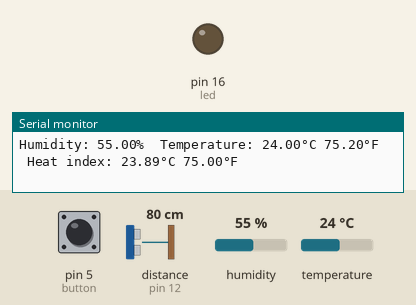
Recording of a sketch running on a simulated Arduino Uno, built with avr-gcc and run on an emulated ATmega328P. Parts: output pins drawn as LEDs (lit = HIGH), the last lines printed to the serial monitor. Dashed ring = blinking. Inputs (shaded band) come from the test bench; at power-on: temperature 24 °C, pin 5 (button) HIGH, distance to the obstacle (sensor on pin 12) 80 cm, humidity 55 %. The echo pulse lasts 58.3 µs per cm; pins used as bus, display or sensor lines are not drawn.

Above: at 3.2 s.
3.3 s: temperature set to 34 °C
5.0 s: temperature set to 37 °C
At 5.99 s:
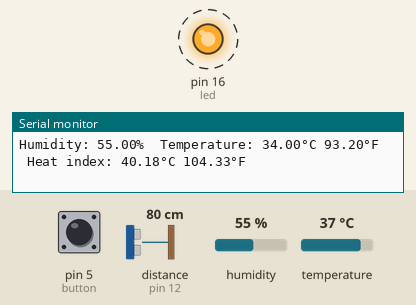
11.7 s: pin 5 (button) pulled LOW for 1.5 s
15.2 s: temperature set to 12 °C
17.8 s: temperature set to 41 °C
At 21.71 s:
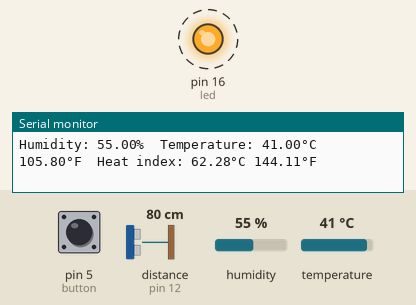
Timing chart, 0 to 25.7 s (numbered marks = the images above; inputs shaded):
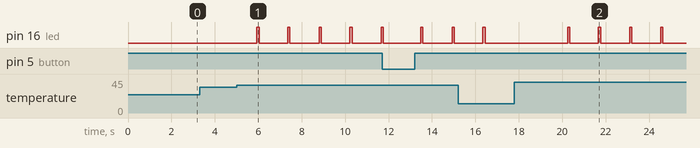

Measured:
- the behaviour switches between 35 and 36 °C on temperature (found by bisection; images 0 and 1)
- after the input at 5.0 s, pin 16 (led): alternates HIGH for 0.10 s and LOW for 1.3 s, starting after 0.94 s
- after the input at 17.8 s, pin 16 (led): alternates HIGH for 0.10 s and LOW for 1.3 s, starting after 2.4 s

The sketch:

tugas.ino
```cpp
// Inisiasi Variable LED
int led= 16;
// Inisiasi variable Button
int button = 5;
int temp = 0;
int prevbuttonStatus = HIGH;
// Inisiasi Variable Sensor Ultrasonik
int trigPin = 15;
int echoPin = 12;
long duration;
int distance;


#include "DHT.h"

#define DHTPIN 2     // Digital pin connected to the DHT sensor

#define DHTTYPE DHT11   // DHT 11

DHT dht(DHTPIN, DHTTYPE);

void setup() {
  pinMode(button,INPUT_PULLUP);
  pinMode(led,OUTPUT);
  pinMode(trigPin,OUTPUT);
  pinMode(echoPin,INPUT);


  Serial.begin(9600);
  Serial.println(F("DHTxx test!"));

  dht.begin();
}

void loop() {
  int buttonStatus = digitalRead(button);

  if (buttonStatus == LOW && prevbuttonStatus == HIGH){
    if (temp == 0){
      temp = 1;
    }else {
      temp =0;
    }
  }

  if (temp == 1){
    digitalWrite(trigPin,LOW);
    delayMicroseconds(2);
    digitalWrite(trigPin,HIGH);
    delayMicroseconds(10);
    digitalWrite(trigPin,LOW);
    duration = pulseIn(echoPin,HIGH);
    distance = duration * 0.043/2;
    Serial.print("Distance : ");
    Serial.print(distance);
    Serial.println(" cm");
    if (distance < 10 ){
      digitalWrite(led,HIGH);
      delay(100);
      digitalWrite(led,LOW);
      delay(100);
    }else{
      digitalWrite(led,LOW);
    }
    delay(200);

  }else {
    delay(1000);

    // Reading temperature or humidity takes about 250 milliseconds!
    // Sensor readings may also be up to 2 seconds 'old' (its a very slow sensor)
    float h = dht.readHumidity();
    // Read temperature as Celsius (the default)
    float t = dht.readTemperature();
    // Read temperature as Fahrenheit (isFahrenheit = true)
    float f = dht.readTemperature(true);

    // Check if any reads failed and exit early (to try again).
    if (isnan(h) || isnan(t) || isnan(f)) {
      Serial.println(F("Failed to read from DHT sensor!"));
      return;
    }

    if(t > 35){
      digitalWrite(led,HIGH);
      delay(100);
      digitalWrite(led,LOW);
      delay(100);
    }else{
      digitalWrite(led,LOW);
    }

    // Compute heat index in Fahrenheit (the default)
    float hif = dht.computeHeatIndex(f, h);
    // Compute heat index in Celsius (isFahreheit = false)
    float hic = dht.computeHeatIndex(t, h, false);

    Serial.print(F("Humidity: "));
    Serial.print(h);
    Serial.print(F("%  Temperature: "));
    Serial.print(t);
    Serial.print(F("°C "));
    Serial.print(f);
    Serial.print(F("°F  Heat index: "));
    Serial.print(hic);
    Serial.print(F("°C "));
    Serial.print(hif);
    Serial.println(F("°F"));
  }
  delay(200);


}
```
